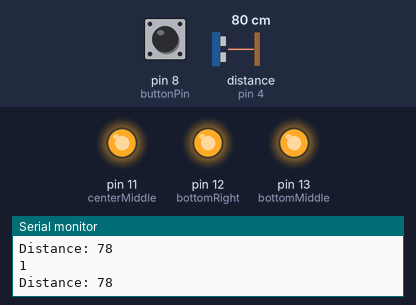
The sketch below on a simulated Arduino Uno, built with avr-gcc and run on an emulated ATmega328P. Parts: output pins drawn as LEDs (lit = HIGH), the last lines printed to the serial monitor. Wiring (inferred from the names in the program): ultrasonic range finder: trigger pin 5; echo pin 4. The test bench sets the inputs (shaded band); at power-on: pin 8 (buttonPin) HIGH, distance to the obstacle (sensor on pin 4) 80 cm. The echo pulse lasts 58.3 µs per cm; pins used as bus, display or sensor lines are not drawn.

Above: at 1.2 s.
1.3 s: pin 8 (buttonPin) pulled LOW for 0.15 s
At 1.48 s:
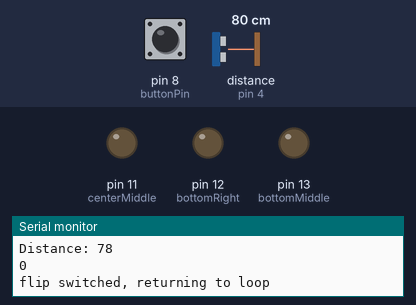
4.3 s: distance to the obstacle (sensor on pin 4) set to 12 cm
5.8 s: distance to the obstacle (sensor on pin 4) set to 9 cm
At 6.01 s:
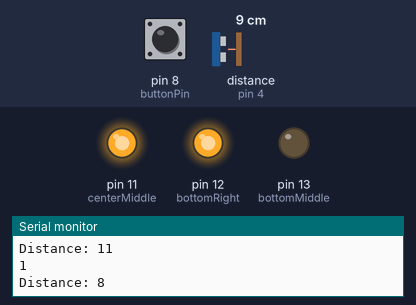
8.8 s: distance to the obstacle (sensor on pin 4) set to 18 cm
10.5 s: pin 8 (buttonPin) pulled LOW for 3.2 s
At 11.6 s:
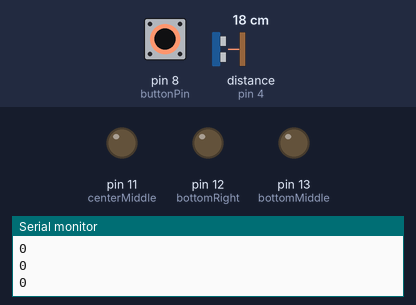
Timing chart, 0 to 15.4 s (numbered marks = the images above; inputs shaded):
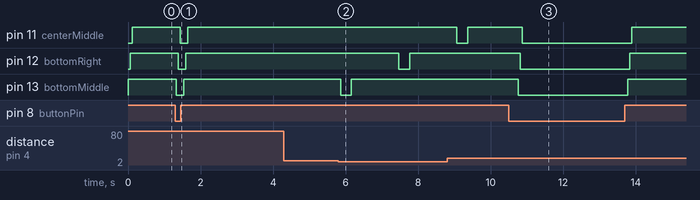

Measured:
- the behaviour switches between 11 and 10 cm on distance to the obstacle (sensor on pin 4) (found by bisection; images 1 and 2)
- after the input at 1.3 s, pin 11 (centerMiddle): HIGH → LOW after 0.14 s, → HIGH 0.21 s later; pin 12 (bottomRight): HIGH → LOW after 0.08 s, → HIGH 0.21 s later; pin 13 (bottomMiddle): HIGH → LOW at once, → HIGH 0.21 s later
- after the input at 5.8 s, pin 12 (bottomRight): HIGH → LOW after 1.7 s, → HIGH 0.30 s later; pin 13 (bottomMiddle): HIGH → LOW after 0.06 s, → HIGH 0.30 s later
- after the input at 10.5 s, pin 11 (centerMiddle): HIGH → LOW after 0.37 s, → HIGH 3.0 s later; pin 12 (bottomRight): HIGH → LOW after 0.32 s, → HIGH 3.0 s later; pin 13 (bottomMiddle): HIGH → LOW after 0.26 s, → HIGH 3.0 s later

The sketch:

actuators.ino
```cpp
int bottomRight = 12;
int bottomMiddle = 13;
int centerMiddle = 11;

const int buttonPin = 8;     // the number of the pushbutton pin
int buttonState = 0;         // variable for reading the pushbutton status

const int trigPin = 5;
const int echoPin = 4;

// defines variables
long duration;
int distance;

// the setup routine runs once when you press reset:
void setup() {
  pinMode(trigPin, OUTPUT); // Sets the trigPin as an Output
  pinMode(echoPin, INPUT); // Sets the echoPin as an Input
  pinMode(buttonPin, INPUT_PULLUP);

  Serial.begin(9600); // Starts the serial communic`ation
  // initialize the digital pin as an output.
  pinMode(bottomRight, OUTPUT);
  pinMode(bottomMiddle, OUTPUT);
  pinMode(centerMiddle, OUTPUT);

  digitalWrite(bottomMiddle, LOW);   // turn the LED on (HIGH is the voltage level)
  digitalWrite(bottomRight, LOW);   // turn the LED on (HIGH is the voltage level)
  digitalWrite(centerMiddle, LOW);   // turn the LED on (HIGH is the voltage level)


}


int delayTime = 300;
// the loop routine runs over and over again forever:

int getDistanceUltrasound() {
  // Clears the trigPin
  digitalWrite(trigPin, LOW);
  delayMicroseconds(2);

  // Sets the trigPin on HIGH state for 10 micro seconds
  digitalWrite(trigPin, HIGH);
  delayMicroseconds(10);
  digitalWrite(trigPin, LOW);

  // Reads the echoPin, returns the sound wave travel time in microseconds
  duration = pulseIn(echoPin, HIGH);

  // Calculating the distance
  distance = duration * 0.034 / 2;

  // Prints the distance on the Serial Monitor
  Serial.print("Distance: ");
  Serial.println(distance);

  return distance;
}

boolean interruptLoop = false;

void loop() {


  buttonState = digitalRead(buttonPin);
  Serial.println(buttonState);

  if (buttonState == HIGH) {
    // turn LED on:
    if (!interruptLoop) {
      Serial.println("started interrupt");

      digitalWrite(bottomMiddle, HIGH);   // turn the LED on (HIGH is the voltage level)
      delay(55);
      digitalWrite(bottomRight, HIGH);   // turn the LED on (HIGH is the voltage level)
      delay(55);
      digitalWrite(centerMiddle, HIGH);   // turn the LED on (HIGH is the voltage level)
      delay(55);
      interruptLoop = true;

      //
    }

    int sensorDistance =   getDistanceUltrasound();

    if (sensorDistance < 10 && sensorDistance != 0) {

      lowThenHigh();


    }


  } else {
    //    Serial.println(buttonState);
    if (interruptLoop) {
      Serial.println("flip switched, returning to loop");

      digitalWrite(bottomMiddle, LOW);   // turn the LED on (HIGH is the voltage level)
      delay(55);
      digitalWrite(bottomRight, LOW);   // turn the LED on (HIGH is the voltage level)
      delay(55);
      digitalWrite(centerMiddle, LOW);   // turn the LED on (HIGH is the voltage level)
      interruptLoop = false;

    }
  }

  //    // Broke out of loop reset everything to low state

  //


  //  lowThenHigh();
  //    if (sensorDistance < 10 && sensorDistance != 0) {
  //

  delay(100);
  // wait for a second
}


void lowThenHigh() {

  //
  //    delay(200);
  //    digitalWrite(bottomMiddle, HIGH);   // turn the LED on (HIGH is the voltage level)
  //    delay(55);
  //    digitalWrite(bottomRight, HIGH);   // turn the LED on (HIGH is the voltage level)
  //    delay(55);
  //    digitalWrite(centerMiddle, HIGH);   // turn the LED on (HIGH is the voltage level)
  //    delay(55);
  //    delay(200);

  // wait for a second
  digitalWrite(bottomMiddle, LOW);    // turn the LED off by making the voltage LOW
  delay(delayTime);
  digitalWrite(bottomMiddle, HIGH);   // turn the LED on (HIGH is the voltage level)
  delay(delayTime);
  delay(1000);
  //


  digitalWrite(bottomRight, LOW);    // turn the LED off by making the voltage LOW
  delay(delayTime);
  digitalWrite(bottomRight, HIGH);   // turn the LED on (HIGH is the voltage level)
  delay(delayTime);
  //  //  //
  //  //  // wait for a second
  delay(1000);
  //
  //  //
  //
  digitalWrite(centerMiddle, LOW);    // turn the LED off by making the voltage LOW
  delay(delayTime);
  digitalWrite(centerMiddle, HIGH);   // turn the =LED on (HIGH is the voltage level)
  delay(delayTime);

  ////  // wait for a second
  delay(1000);
  //


}


void highThenLow() {


  delay(1000);
  digitalWrite(bottomMiddle, LOW);   // turn the LED on (HIGH is the voltage level)
  delay(55);
  digitalWrite(bottomRight, LOW);   // turn the LED on (HIGH is the voltage level)
  delay(55);
  digitalWrite(centerMiddle, LOW);   // turn the LED on (HIGH is the voltage level)
  delay(55);
  delay(1000);


  digitalWrite(bottomMiddle, HIGH);   // turn the LED on (HIGH is the voltage level)
  delay(delayTime);               // wait for a second
  digitalWrite(bottomMiddle, LOW);    // turn the LED off by making the voltage LOW
  delay(delayTime);
  delay(1000);
  //


  digitalWrite(bottomRight, HIGH);   // turn the LED on (HIGH is the voltage level)
  delay(delayTime);
  digitalWrite(bottomRight, LOW);    // turn the LED off by making the voltage LOW
  delay(delayTime);
  //  //  //
  //  //  // wait for a second
  delay(1000);
  //
  //
  digitalWrite(centerMiddle, HIGH);   // turn the =LED on (HIGH is the voltage level)
  delay(delayTime);
  digitalWrite(centerMiddle, LOW);    // turn the LED off by making the voltage LOW
  delay(delayTime);

  ////  // wait for a second
  delay(1000);


}
```
